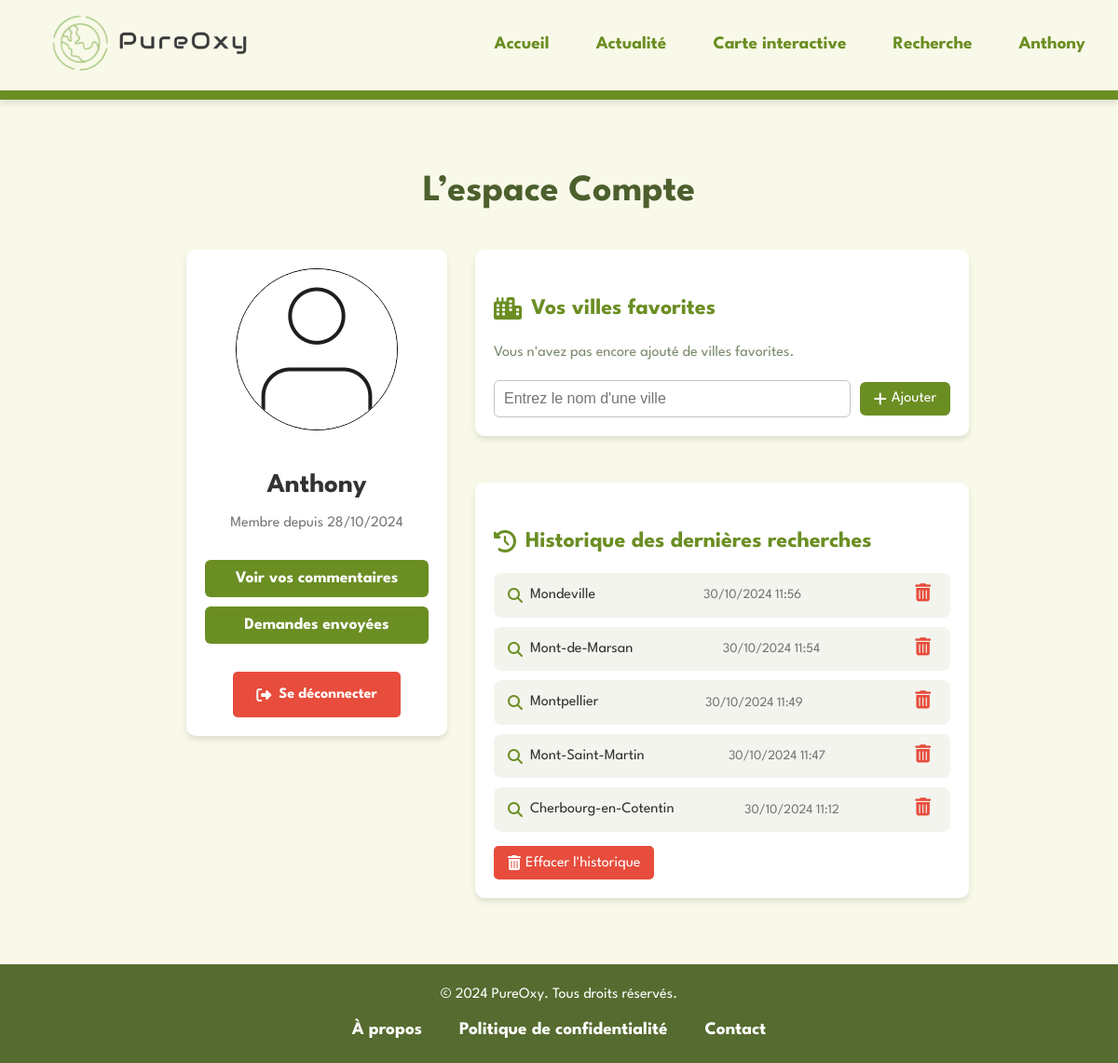
Page /pages/compte.php (signed in) on the committed database.
### tables this page shows
CREATE TABLE IF NOT EXISTS `users` (
  `id` int NOT NULL AUTO_INCREMENT,
  `username` varchar(50) NOT NULL,
  `password` varchar(255) NOT NULL,
  `created_at` timestamp NULL DEFAULT CURRENT_TIMESTAMP,
  `profile_picture` varchar(255) DEFAULT '../images/user.png',
  `email` varchar(255) NOT NULL,
  PRIMARY KEY (`id`),
  UNIQUE KEY `username` (`username`)
);

CREATE TABLE IF NOT EXISTS `search_history` (
  `id` int NOT NULL AUTO_INCREMENT,
  `user_id` int NOT NULL,
  `search_query` varchar(255) NOT NULL,
  `search_date` timestamp NULL DEFAULT CURRENT_TIMESTAMP,
  PRIMARY KEY (`id`),
  KEY `user_id` (`user_id`)
);

### pages/compte.php (the view, shortened to what this page needs)
<?php
$csrf_token = $_SESSION['csrf_token'];
require '../bd/bd.php';
if (isset($_SESSION['user_id'])) {
    $user_id = $_SESSION['user_id'];
    $stmt = $conn->prepare("SELECT search_query, search_date FROM search_history WHERE user_id = ? ORDER BY search_date DESC LIMIT 7");
    $stmt->bind_param("i", $user_id);
    $stmt->execute();
    $result = $stmt->get_result();
    $search_history = $result->fetch_all(MYSQLI_ASSOC);
    $stmt = $conn->prepare("SELECT city_name FROM favorite_cities WHERE user_id = ?");
    $stmt->bind_param("i", $user_id);
    $stmt->execute();
    $cities_result = $stmt->get_result();
    $favorite_cities = $cities_result->fetch_all(MYSQLI_ASSOC);
}
if (isset($_SESSION['user_id'])) {
    $user_id = $_SESSION['user_id'];
    $stmt = $conn->prepare("SELECT * FROM users WHERE id = ?");
    $stmt->bind_param("i", $user_id);
    $stmt->execute();
    $user_result = $stmt->get_result();
    $user = $user_result->fetch_assoc();
    $stmt = $conn->prepare("SELECT search_query, search_date FROM search_history WHERE user_id = ? ORDER BY search_date DESC LIMIT 10");
    $stmt->bind_param("i", $user_id);
    $stmt->execute();
    $history_result = $stmt->get_result();
    $search_history = $history_result->fetch_all(MYSQLI_ASSOC);
}
?>
<!DOCTYPE html>
<html lang="fr">
<head>
    <link rel="stylesheet" href="https://cdnjs.cloudflare.com/ajax/libs/font-awesome/6.4.0/css/all.min.css" />
    <link rel="stylesheet" href="../styles/style.css">
    <link rel="stylesheet" href="../styles/includes.css">
</head>
<body>
<?php include '../includes/header.php'; ?>
<div class="compte-container">
    <h1>L’espace Compte</h1>
    <?php if (isset($_SESSION['user_id'])): ?>
        <div class="dashboard">
            <div class="profile-card">
                <div class="profile-avatar">
                    <img src="../images/user.png" alt="Photo de profil">
                </div>
                <div class="profile-info">
                    <h2><?= htmlspecialchars($_SESSION['username'], ENT_QUOTES, 'UTF-8') ?></h2>
                    <p>Membre depuis <?= isset($user['created_at']) ? date('d/m/Y', strtotime($user['created_at'])) : 'Date inconnue' ?></p>
                    <button id="view-comments-button">Voir vos commentaires</button>
                    <button id="view-requests-button">Demandes envoyées</button>
                    <a href="deconnecter.php" class="logout-button"><i class="fas fa-sign-out-alt"></i> Se déconnecter</a>
                </div>
            </div>
            <div class="dashboard-content">
                <div class="favorite-cities-section">
                    <h3><i class="fas fa-city"></i> Vos villes favorites</h3>
                    <?php if (!empty($favorite_cities)): ?>
                        <ul class="favorite-cities-list">
                            <?php foreach ($favorite_cities as $city): ?>
                                <li>
                                    <a href="../fonctionnalites/details.php?ville=<?= urlencode($city['city_name']) ?>" class="favorite-link">
                                        <?= htmlspecialchars($city['city_name'], ENT_QUOTES, 'UTF-8') ?>
                                    </a>
                                    <form method="post" class="delete-city-form">
                                        <input type="hidden" name="city_name" value="<?= htmlspecialchars($city['city_name'], ENT_QUOTES, 'UTF-8') ?>">
                                        <input type="hidden" name="csrf_token" value="<?= htmlspecialchars($csrf_token, ENT_QUOTES, 'UTF-8') ?>">
                                        <button type="submit" name="delete_favorite_city"><i class="fas fa-trash-alt"></i></button>
                                    </form>
                                </li>
                            <?php endforeach; ?>
                        </ul>
                    <?php else: ?>
                        <p>Vous n'avez pas encore ajouté de villes favorites.</p>
                    <?php endif; ?>
                    <form method="post" class="favorite-city-form" id="favorite-city-form">
                        <input type="text" id="favorite-city-input" placeholder="Entrez le nom d'une ville" autocomplete="off" required>
                        <button type="submit" name="add_favorite_city" id="add-favorite-button" disabled><i class="fas fa-plus"></i> Ajouter</button>
                    </form>
                </div>
                <div class="history-section">
                    <h3><i class="fas fa-history"></i> Historique des dernières recherches</h3>
                    <?php if (!empty($search_history)): ?>
                        <ul class="history-list">
                            <?php foreach ($search_history as $search): ?>
                                <li>
                                    <a href="../fonctionnalites/details.php?ville=<?= urlencode($search['search_query']) ?>" class="search-query">
                                        <i class="fas fa-search"></i> <?= htmlspecialchars($search['search_query'], ENT_QUOTES, 'UTF-8') ?>
                                    </a>
                                    <span class="search-date"><?= date('d/m/Y H:i', strtotime($search['search_date'])) ?></span>
                                    <form method="post" class="delete-search-form">
                                        <button type="submit" name="delete_search"><i class="fas fa-trash-alt"></i></button>
                                    </form>
                                </li>
                            <?php endforeach; ?>
                        </ul>
                        <form method="post" class="clear-history-form" id="clear-history-form">
                            <button type="submit" name="clear_history" class="clear-history-button"><i class="fas fa-trash-alt"></i> Effacer l'historique</button>
                        </form>
                    <?php else: ?>
                        <p>Vous n'avez pas encore effectué de recherches.</p>
                    <?php endif; ?>
                </div>
            </div>
        </div>
    <?php endif; ?>
</div>
<?php include '../includes/footer.php'; ?>
</body>
</html>

### includes/header.php
<?php
$baseUrl = $_SERVER['REQUEST_SCHEME'] . '://' . $_SERVER['HTTP_HOST'] . '/PUREOXY/';
?>
<header>
    <div id="header" class="container">
        <div id="logo">
            <a href="<?php echo $baseUrl; ?>index.php">
                <img src="<?php echo $baseUrl; ?>images/logo.png" alt="PureOxy Logo">
            </a>
        </div>
        <nav>
            <ul>
                <li><a href="<?php echo $baseUrl; ?>index.php">Accueil</a></li>
                <li><a href="<?php echo $baseUrl; ?>pages/actualite.php">Actualité</a></li>
                <li><a href="<?php echo $baseUrl; ?>fonctionnalites/carte.php">Carte interactive</a></li>
                <li><a href="<?php echo $baseUrl; ?>fonctionnalites/recherche.php">Recherche</a></li>
                <?php if (isset($_SESSION['username'])): ?>
                    <li><a href="<?php echo $baseUrl; ?>pages/compte.php"><?php echo htmlspecialchars($_SESSION['username']); ?></a></li>
                <?php else: ?>
                    <li><a href="<?php echo $baseUrl; ?>pages/compte.php">Compte</a></li>
                <?php endif; ?>
            </ul>
        </nav>
    </div>
</header>

### includes/footer.php
<?php
$baseUrl = $_SERVER['REQUEST_SCHEME'] . '://' . $_SERVER['HTTP_HOST'] . '/PUREOXY/';
?>
<footer>
    <div id="footer" class="container">
        <p>© 2024 PureOxy. Tous droits réservés.</p>
        <nav>
            <ul>
                <li><a href="<?php echo $baseUrl; ?>pages/a-propos.php">À propos</a></li>
                <li><a href="<?php echo $baseUrl; ?>pages/politique-confidentialite.php">Politique de confidentialité</a></li>
                <li><a href="<?php echo $baseUrl; ?>pages/contact.php">Contact</a></li>
            </ul>
        </nav>
    </div>
</footer>

### styles/includes.css (style rules this page uses)
header { background-color: #f9f9e9; box-shadow: 0 4px 6px rgba(0, 0, 0, 0.1); top: 0; border-bottom: 10px solid #6b8e23; }
header .container { display: flex; justify-content: space-between; align-items: center; color: #556b2f; }
header nav ul li a { color: #6b8e23; text-decoration: none; font-size: 1.2em; font-weight: bold; padding: 10px 15px; border-radius: 5px; transition: color 0.3s ease; }
footer { background-color:#556b2f; color: white; text-align: center; padding: 20px 0; position: relative; bottom: 0; width: 100%; left: 0; border-top: white 1px solid; }
footer p { margin: 0; }
footer nav ul { list-style: none; padding: 0; margin: 10px 0 0 0; display: flex; justify-content: center; gap: 20px; }
footer nav ul li { display: inline; }
footer nav ul li a { color: white; text-decoration: none; padding: 5px 10px; transition: color 0.3s ease, background-color 0.3s ease; border-radius: 5px; }
body, html { min-height: 100%; display: flex; flex-direction: column; }

### rows in the picture
users: created_at "28/10/2024"
search_history: search_query "Mondeville", search_date "30/10/2024 11:56"
search_history: search_query "Mont-de-Marsan", search_date "30/10/2024 11:54"
search_history: search_query "Montpellier", search_date "30/10/2024 11:49"
search_history: search_query "Mont-Saint-Martin", search_date "30/10/2024 11:47"
search_history: search_query "Cherbourg-en-Cotentin", search_date "30/10/2024 11:12"

### other values in the picture
$_SESSION['username'] "Anthony"
